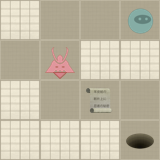

Rendered tile map (Tiled .tmx) drawn with the repository's tilesets; below, a short description and the map source with its tile grids summarised:
An orthogonal 4x4 tile map with 40x40 px tiles, 2 tile layers (Level, Actors).

<map version="1.0" orientation="orthogonal" width="4" height="4" tilewidth="40" tileheight="40">
 <properties>
  <property name="moves" value="9" />
 </properties>
 <tileset firstgid="1" name="tiles" tilewidth="40" tileheight="40" spacing="2" margin="2">
  <image source="tiles.png" width="256" height="256" />
  <tile id="0">
   <properties>
    <property name="actor" value="exit" />
   </properties>
  </tile>
  <tile id="2">
   <properties>
    <property name="actor" value="guard" />
    <property name="direction" value="down" />
   </properties>
  </tile>
  <tile id="3">
   <properties>
    <property name="actor" value="guard" />
    <property name="direction" value="left" />
   </properties>
  </tile>
  <tile id="4">
   <properties>
    <property name="actor" value="guard" />
    <property name="direction" value="right" />
   </properties>
  </tile>
  <tile id="5">
   <properties>
    <property name="actor" value="guard" />
    <property name="direction" value="up" />
   </properties>
  </tile>
  <tile id="7">
   <properties>
    <property name="actor" value="player" />
   </properties>
  </tile>
  <tile id="8">
   <properties>
    <property name="actor" value="scroll" />
   </properties>
  </tile>
  <tile id="9">
   <properties>
    <property name="wall" value="1" />
   </properties>
  </tile>
 </tileset>
 <layer name="Level" width="4" height="4">
  <data>[16 cells, 16 non-empty, 2 distinct tile ids]</data>
 </layer>
 <layer name="Actors" width="4" height="4">
  <data>[16 cells, 4 non-empty, 4 distinct tile ids]</data>
 </layer>
</map>
